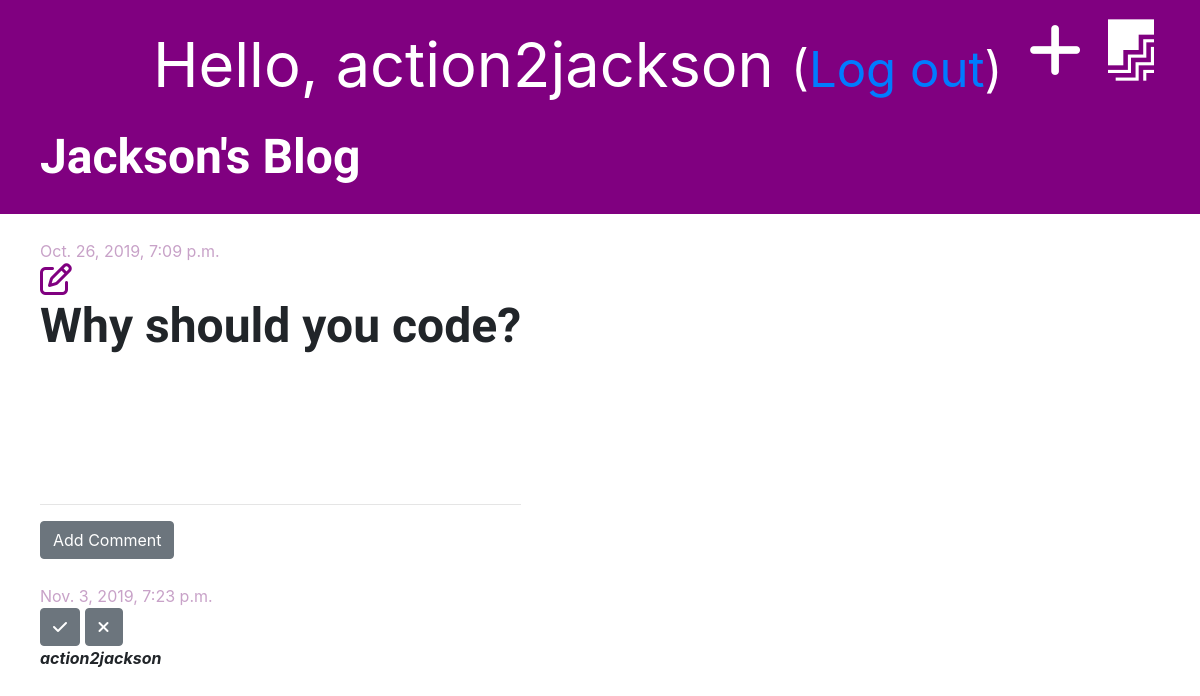
Before: /post/8/ (signed in) with the older database file.
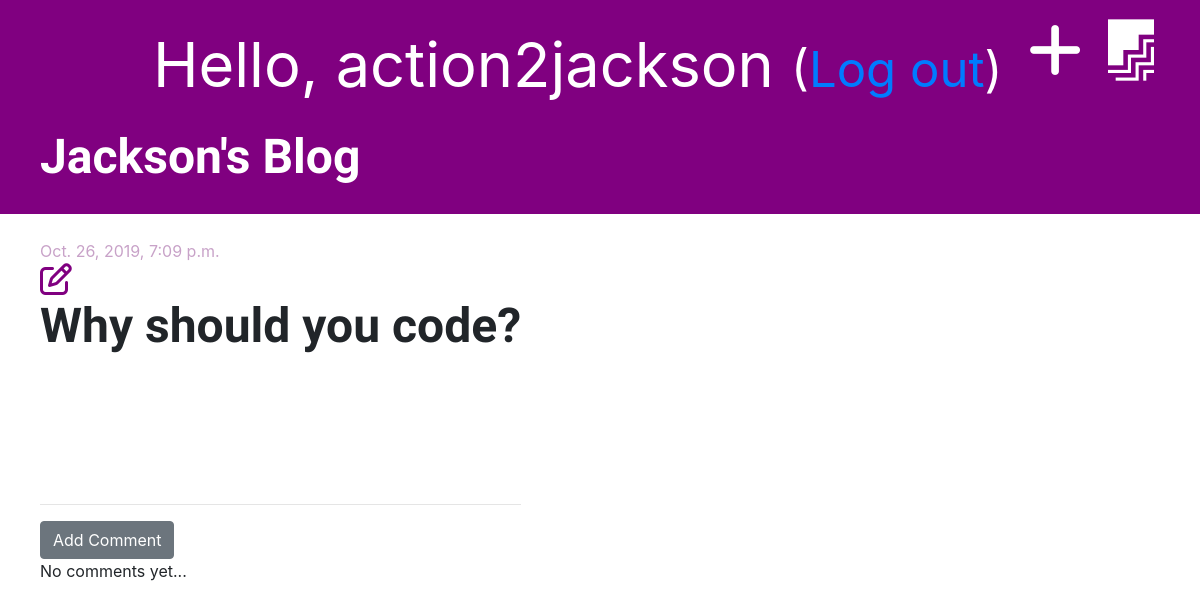
After: the same page with the newer database file.
### blog/models.py (models this page shows, shortened)
class Comment(models.Model):
    post = models.ForeignKey('blog.Post', on_delete=models.CASCADE, related_name='comments')
    author = models.CharField(max_length=200)
    text = models.TextField()
    created_date = models.DateTimeField(default=timezone.now)
    approved = models.BooleanField(default=False)

### blog/views.py (the view)
# urls.py: path('post/<int:pk>/', views.post_detail, name='post_detail'),
def post_detail(request, pk):
    post = get_object_or_404(Post, pk=pk)
    stuff_for_frontend = {'post': post}
    return render(request, 'blog/post_detail.html', stuff_for_frontend)

### blog/templatetags/markdownify.py (called while the page is built)
@register.filter
def markdown(value):
    renderer = HighlightRenderer()
    markdown = mistune.Markdown(renderer=renderer)
    return markdown(value)

### blog/templates/blog/post_detail.html (shortened to what this page needs)
{% extends 'blog/base.html' %}
{% load markdownify %}
{% block content %}
    <div class="post">
        {% if post.published_date %}
            <div class="date">
                {{ post.published_date }}
            </div>
        {% else %}
            <a href="{% url 'post_publish' pk=post.pk %}" class="btn btn-primary">Publish</a>
        {% endif %}
        {% if user.is_authenticated %}
            <a href="{% url 'post_edit' pk=post.pk %}"><i class="far fa-edit fa-2x" style="color: purple;"></i></a>
        {% endif %}
        <h1>{{ post.title }}</h1>
    </div>
    <hr>
    <a href="{% url 'add_comment_to_post' pk=post.pk %}" class="btn btn-secondary">Add Comment</a>
    {% for comment in post.comments.all %}
        {% if user.is_authenticated or comment.approved %}
            <div class="comment">
                <p style="margin: auto; color: #c8a2c8; padding-top: 25px;">{{ comment.created_date }}</p>
                {% if not comment.approved and user.is_superuser %}
                    <a href="{% url 'approve_comment' pk=comment.pk %}" class="btn btn-secondary"><i class="fas fa-check"></i></a>
                    <a href="{% url 'remove_comment' pk=comment.pk %}" class="btn btn-secondary"><i class="fas fa-times"></i></a>
                {% endif %}
                <br>
                <strong><i>{{ comment.author }}</i></strong>
            </div>
        {% endif %}
    {% empty %}
        <p>No comments yet...</p>
    {% endfor %}
{% endblock %}

Changed rows visible on the page:
removed Comment: created_date "Nov. 3, 2019, 7:23 p.m.", approved False (drawn), author "action2jackson"
Other visible differences:
text now shown: "No comments yet..."
